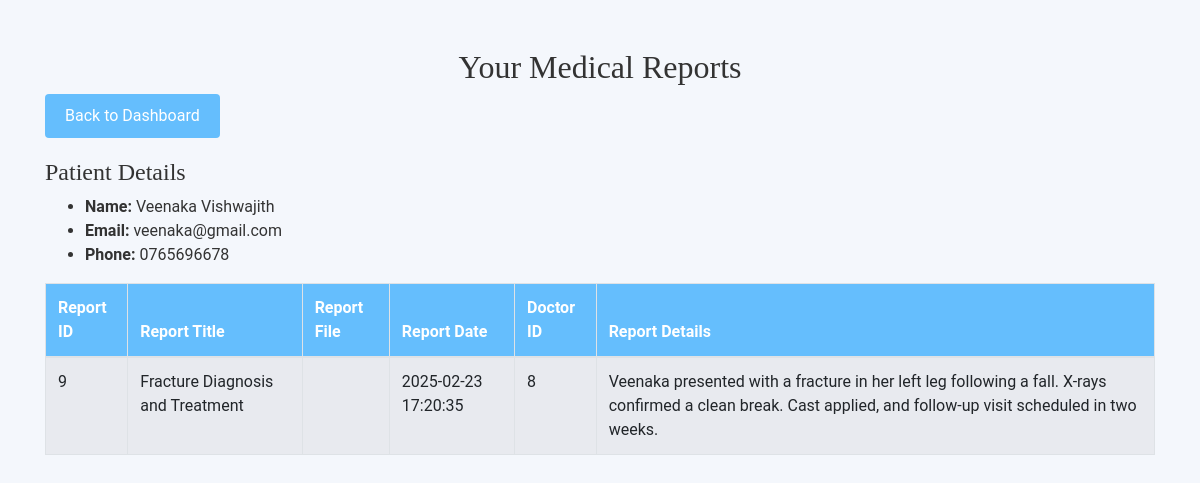
The app's page /viewMedicalReports.php (signed in) with its own data.
### tables this page shows
CREATE TABLE `users` (
  `id` int(11) NOT NULL,
  `username` varchar(50) NOT NULL,
  `password` varchar(255) NOT NULL,
  `role` enum('administrator','hospital_staff','patient') NOT NULL,
  `email` varchar(255) NOT NULL,
  `name` varchar(100) NOT NULL,
  `phone` varchar(15) NOT NULL
);

CREATE TABLE `medical_reports` (
  `report_id` int(11) NOT NULL,
  `id` int(11) NOT NULL,
  `report_title` varchar(255) NOT NULL,
  `report_file` varchar(255) NOT NULL,
  `report_date` timestamp NOT NULL DEFAULT current_timestamp(),
  `doctor_id` int(11) DEFAULT NULL,
  `report_details` text DEFAULT NULL
);

### viewMedicalReports.php (the view, shortened to what this page needs)
<?php
include('db_config.php');
$patient_id = $_SESSION['user_id'];
$patient_sql = "SELECT * FROM users WHERE id = ?";
$patient_stmt = $conn->prepare($patient_sql);
$patient_stmt->bind_param("i", $patient_id);
$patient_stmt->execute();
$patient_result = $patient_stmt->get_result();
$patient = $patient_result->fetch_assoc();
$sql = "SELECT * FROM medical_reports WHERE id = ?";
$stmt = $conn->prepare($sql);
$stmt->bind_param("i", $patient_id);
$stmt->execute();
$result = $stmt->get_result();
?>
<!DOCTYPE html>
<html lang="en">
<head>
    <link href="https://cdn.jsdelivr.net/npm/bootstrap@4.5.2/dist/css/bootstrap.min.css" rel="stylesheet" />
    <link rel="stylesheet" href="styles.css">
</head>
<body>
<div class="container my-5">
    <h2 class="text-center">Your Medical Reports</h2>
    <div >
        <a href="patient_dashboard.php" class="btn back-button">Back to Dashboard</a>
    </div>
    <div class="row">
        <div class="col-md-6">
            <h4>Patient Details</h4>
            <ul>
                <li><strong>Name:</strong> <?php echo $patient['name']; ?></li>
                <li><strong>Email:</strong> <?php echo $patient['email']; ?></li>
                <li><strong>Phone:</strong> <?php echo $patient['phone']; ?></li>
            </ul>
        </div>
    </div>
    <?php
    if ($result->num_rows > 0) {
        echo "<table class='table table-striped table-bordered'>
                <thead>
                    <tr>
                        <th>Report ID</th>
                        <th>Report Title</th>
                        <th>Report File</th>
                        <th>Report Date</th>
                        <th>Doctor ID</th>
                        <th>Report Details</th>
                    </tr>
                </thead>
                <tbody>";
        while($row = $result->fetch_assoc()) {
            echo "<tr>
                    <td>" . $row["report_id"] . "</td>
                    <td>" . $row["report_title"] . "</td>
                    <td><a href='reports/" . $row["report_file"] . "' target='_blank'>" . $row["report_file"] . "</a></td>
                    <td>" . $row["report_date"] . "</td>
                    <td>" . $row["doctor_id"] . "</td>
                    <td>" . $row["report_details"] . "</td>
                </tr>";
        }
        echo "</tbody></table>";
    } else {
        echo "<p class='text-center'>No reports found for this patient.</p>";
    }
    ?>
</div>
</body>
</html>

### css/styles.css (style rules this page uses)
body { padding-top: 0; font-family: 'Roboto', sans-serif; color: #333; }
h1, h2, h3, h4, h5, h6 { font-family: 'Merriweather', serif; }

### viewMedicalReports.php (style rules this page uses)
body { background-color: #f4f7fc; }
.back-button { margin-bottom: 20px; background-color: #65befd; color: white; border: none; padding: 10px 20px; font-size: 16px; }
table th { background-color: #65befd; color: white; }

### records on screen
users: name "Veenaka Vishwajith", email "veenaka@gmail.com", phone "0765696678"
medical_reports: report_id "9", report_title "Fracture Diagnosis and Treatment", report_date "2025-02-23 17:20:35", doctor "8", report_details "Veenaka presented with a fracture in her left leg following a fall. X-rays confirmed a clean break. Cast applied, and follow-up visit scheduled in two weeks."
